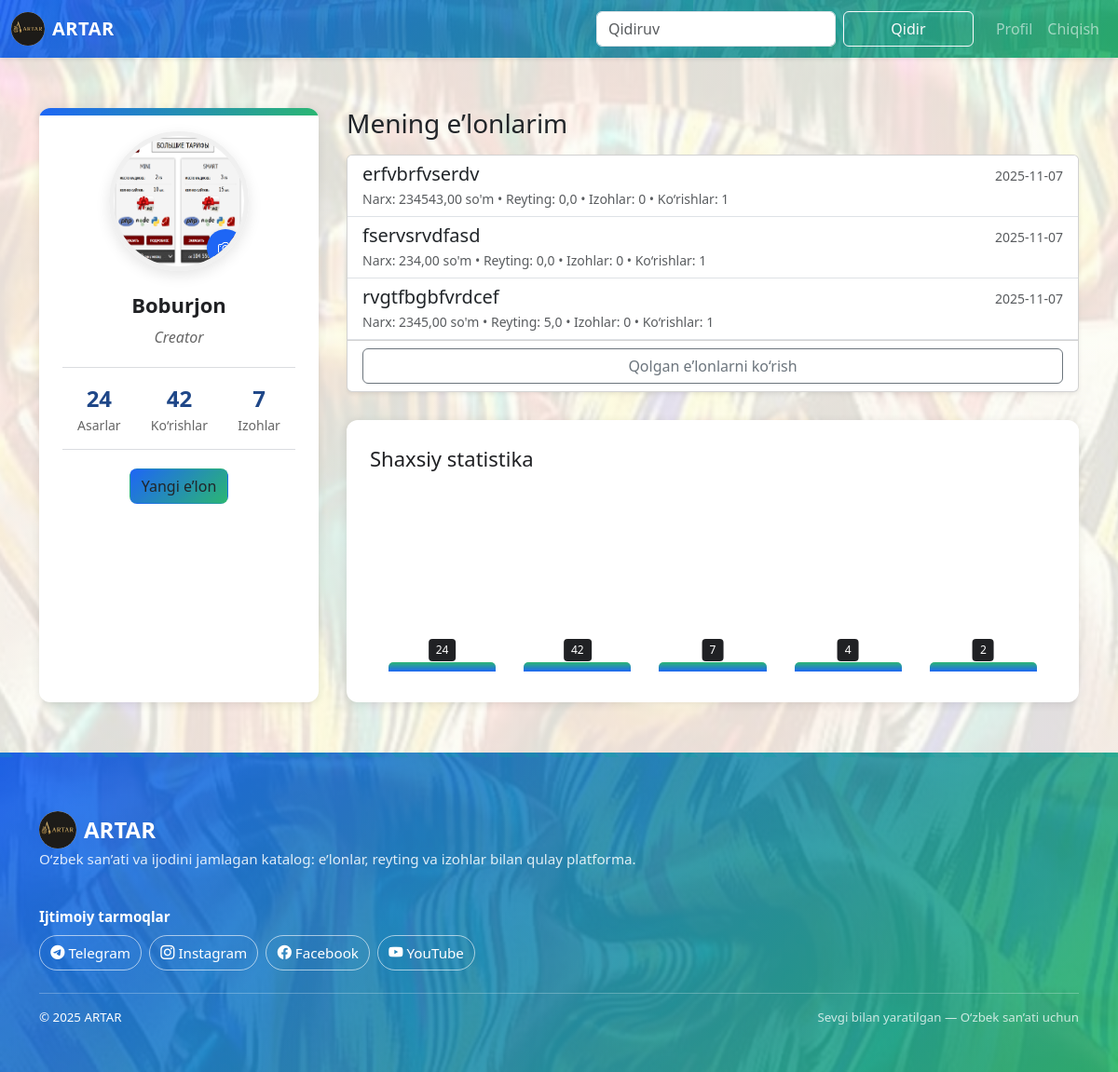
Before: /accounts/dashboard/ (signed in) with the older database file.
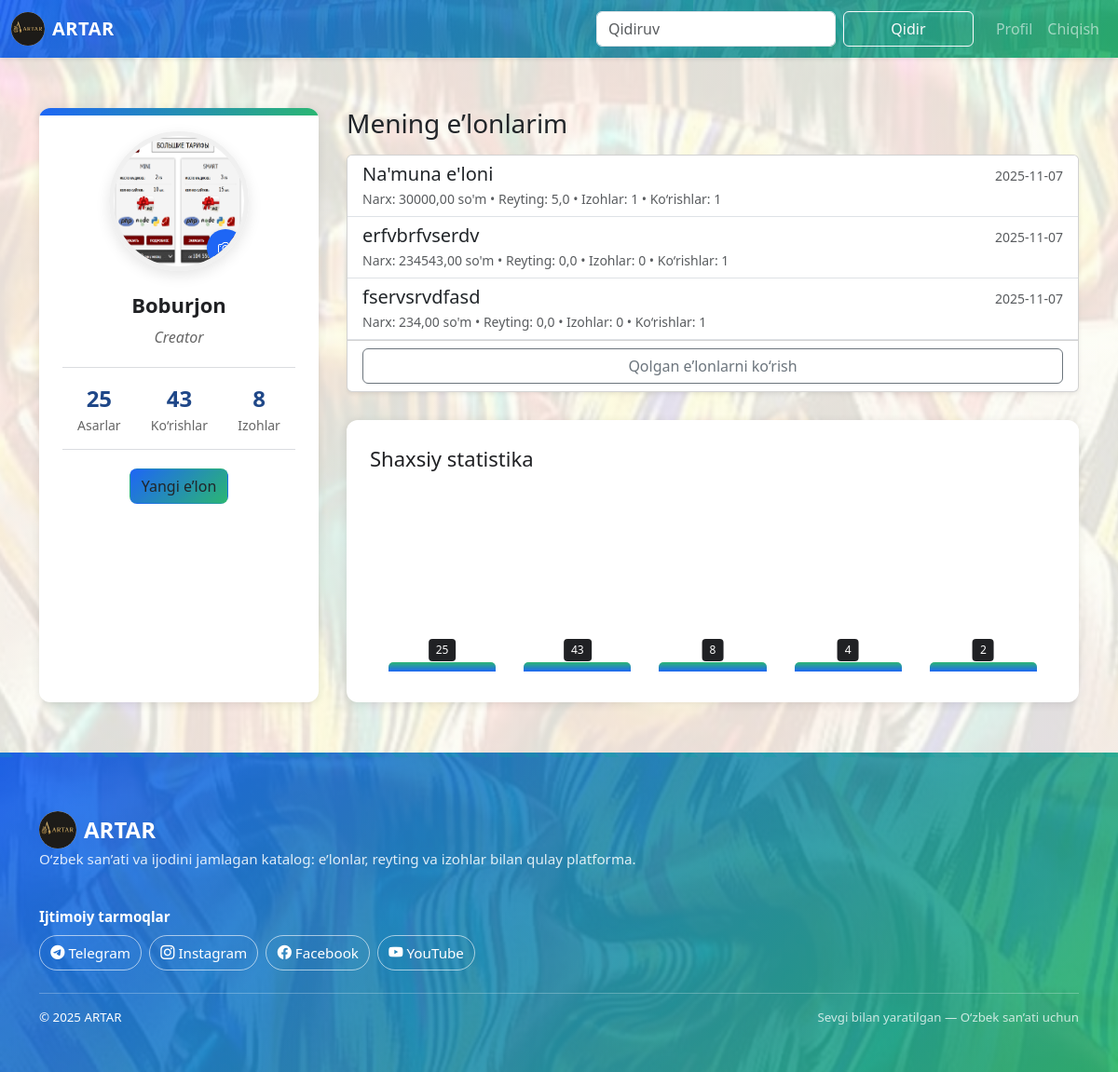
After: the same page with the newer database file.
### accounts/models.py (models this page shows, shortened)
class Profile(models.Model):
    user = models.OneToOneField(User, on_delete=models.CASCADE, related_name='profile')
    contact = models.CharField(max_length=255, blank=True)
    bio = models.TextField(blank=True)
    avatar = models.ImageField(upload_to=avatar_upload_to, blank=True, null=True)
    telegram = models.URLField(blank=True)
    instagram = models.URLField(blank=True)
    youtube = models.URLField(blank=True)

### catalog/models.py (models this page shows, shortened)
class Artwork(models.Model):
    author = models.ForeignKey(User, on_delete=models.CASCADE, related_name='artworks')
    title = models.CharField(max_length=200)
    slug = models.SlugField(max_length=220, unique=True, blank=True)
    description = models.TextField(blank=True)
    price = models.DecimalField(max_digits=12, decimal_places=2, validators=[MinValueValidator(0)])
    contact = models.CharField(max_length=255)
    category = models.ForeignKey(Category, on_delete=models.SET_NULL, null=True, related_name='artworks')
    created = models.DateTimeField(auto_now_add=True)
    updated = models.DateTimeField(auto_now=True)
    class Meta:
        ordering = ['-created']
        indexes = [models.Index(fields=['slug'])]

### accounts/views.py (the view)
# urls.py: path('dashboard/', views.dashboard, name='dashboard'),
@login_required
def dashboard(request):
    arts = (
        Artwork.objects.filter(author=request.user)
        .annotate(
            views_count=Count('views'),
            avg_rating=Avg('ratings__value'),
            comments_count=Count('comments'),
        )
        .select_related('category')
        .prefetch_related('images')
        .order_by('-created')
    )
    comments = (
        Comment.objects.filter(artwork__author=request.user)
        .select_related('user', 'artwork')
        .order_by('-created')[:20]
    )
    total_arts = arts.count()
    total_comments = comments.count()
    total_views = arts.aggregate(s=Sum('views_count'))['s'] or 0
    metrics = [
        ("Asarlar", total_arts),
        ("Ko‘rishlar", total_views),
        ("Izohlar", total_comments),
        ("Reytinglar", int(arts.aggregate(r=Avg('avg_rating'))['r'] or 0)),
        ("Kategoriyalar", arts.values('category').distinct().count()),
    ]
    max_val = max([v for _, v in metrics] + [1])
    stats_bars = [{
        'label': label,
        'value': value,
        'percent': int((value / max_val) * 100) if max_val else 0
    } for label, value in metrics]
    ctx = {
        'arts': arts,
        'comments': comments,
        'total_arts': total_arts,
        'total_comments': total_comments,
        'total_views': total_views,
        'stats_bars': stats_bars,
    }
    return render(request, 'accounts/dashboard.html', ctx)

### catalog/context_processors.py (called while the page is built)
def nav_categories(request):
    return {"nav_categories": Category.objects.all()}

### templates/accounts/dashboard.html (shortened to what this page needs)
{% extends 'base.html' %}
{% block content %}
<div class="main-content profile-grid">
  <div class="profile-card">
    <div class="avatar-container">
      {% if user.profile.avatar %}
        <img src="{{ user.profile.avatar.url }}" alt="avatar" class="avatar-placeholder">
      {% else %}
        <div class="avatar-placeholder"><span class="bi bi-person" style="font-size:3rem;"></span></div>
      {% endif %}
      <a href="{% url 'accounts:profile_edit' %}" class="avatar-upload"><span class="bi bi-camera"></span></a>
    </div>
    <div class="username">{{ user.username }}</div>
    <div class="user-bio">{{ user.profile.bio|default:"Bio yozilmagan" }}</div>
    <div class="profile-stats">
      <div class="stat">
        <div class="stat-value">{{ total_arts }}</div>
        <div class="stat-label">Asarlar</div>
      </div>
      <div class="stat">
        <div class="stat-value">{{ total_views }}</div>
        <div class="stat-label">Ko‘rishlar</div>
      </div>
      <div class="stat">
        <div class="stat-value">{{ total_comments }}</div>
        <div class="stat-label">Izohlar</div>
      </div>
    </div>
    <div class="profile-actions">
      <a href="{% url 'catalog:create' %}" class="btn">Yangi e’lon</a>
    </div>
  </div>
  <div>
    <h3 class="mb-3">Mening e’lonlarim</h3>
    <div class="card shadow-sm mb-3">
      <div class="list-group list-group-flush">
        {% for art in arts|slice:":3" %}
        <a class="list-group-item list-group-item-action" href="{% url 'catalog:detail' art.slug %}">
          <div class="d-flex w-100 justify-content-between align-items-center">
            <h5 class="mb-1">{{ art.title }}</h5>
            <small class="text-muted">{{ art.created|date:"Y-m-d" }}</small>
          </div>
          <div class="small text-muted">Narx: {{ art.price }} so'm • Reyting: {{ art.avg_rating|default:0|floatformat:1 }} • Izohlar: {{ art.comments_count }} • Ko‘rishlar: {{ art.views_count }}</div>
        </a>
        {% endfor %}
      </div>
      {% if arts|length > 3 %}
      <div class="card-footer bg-transparent">
        <button class="btn btn-outline-secondary w-100" data-bs-toggle="collapse" data-bs-target="#moreArts" aria-expanded="false" aria-controls="moreArts">Qolgan e’lonlarni ko‘rish</button>
      </div>
      {% endif %}
    </div>
    <div class="stats-section">
      <div class="stats-title">Shaxsiy statistika</div>
      <div class="chart">
        {% for b in stats_bars %}
        <div class="chart-bar" data-label="{{ b.label }}" style="height: {{ b.percent }}%;">
          <div class="chart-value">{{ b.value }}</div>
        </div>
        {% endfor %}
      </div>
    </div>
    </div>
  </div>
{% endblock %}
{% load static qparams %}
{% user_listing_stats request.user as stats %}
      {% url 'catalog:create' as create_url_fallback %}
      {% url 'accounts:profile_edit' as profile_edit_url_fallback %}

### templates/base.html (shortened to what this page needs)
{% load static %}
{% load crispy_forms_tags %}
<!doctype html>
<html lang="uz">
  <head>
    <link href="https://cdn.jsdelivr.net/npm/bootstrap@5.3.3/dist/css/bootstrap.min.css" rel="stylesheet">
    <link href="https://cdn.jsdelivr.net/npm/bootstrap-icons@1.11.3/font/bootstrap-icons.min.css" rel="stylesheet">
    <link href="{% static 'css/site.css' %}" rel="stylesheet">
  </head>
  <body class="uzb-bg">
    <nav class="navbar navbar-expand-lg navbar-dark bg-dark sticky-top shadow-sm">
      <div class="container-fluid">
        <a class="navbar-brand d-flex align-items-center gap-2" href="/">
          <img src="{% static 'img/logo.png' %}" alt="ARTAR" class="brand-badge">
          <span class="brand-text fw-bold text-white">ARTAR</span>
        </a>
        <div class="collapse navbar-collapse" id="navbarSupportedContent">
          <form class="d-flex ms-auto my-2 my-lg-0" role="search" method="get" action="/">
            <input id="navSearch" class="form-control me-2" type="search" placeholder="Qidiruv" aria-label="Search" name="title" autocomplete="off" value="">
            <button class="btn btn-outline-light" type="submit">Qidir</button>
          </form>
          <ul class="navbar-nav ms-3">
            {% if user.is_authenticated %}
            <li class="nav-item"><a class="nav-link" href="{% url 'accounts:dashboard' %}">Profil</a></li>
            <li class="nav-item"><a class="nav-link" href="{% url 'logout' %}">Chiqish</a></li>
            {% else %}
            <li class="nav-item"><a class="nav-link" href="{% url 'login' %}">Kirish</a></li>
            <li class="nav-item"><a class="nav-link" href="{% url 'accounts:register' %}">Ro‘yxatdan o‘tish</a></li>
            {% endif %}
          </ul>
        </div>
      </div>
    </nav>
    <main class="container py-4">
      {% block content %}{% endblock %}
    </main>
    <footer class="footer footer-advanced mt-auto">
      <div class="container py-5">
        <div class="row g-4 justify-content-between align-items-start">
          <div class="col-12 col-md-auto">
            <div class="footer-brand d-flex align-items-center gap-2">
              <img src="{% static 'img/logo.png' %}" alt="ARTAR" class="brand-badge-lg">
              <span>ARTAR</span>
            </div>
            <p class="footer-text">O‘zbek san’ati va ijodini jamlagan katalog: e’lonlar, reyting va izohlar bilan qulay platforma.</p>
          </div>
          <div class="col-12 col-md-auto">
            <div class="footer-heading">Ijtimoiy tarmoqlar</div>
            <div class="d-flex gap-2 flex-md-nowrap flex-wrap justify-content-start">
              <a class="social-btn" href="https://t.me/artar_uz" target="_blank" rel="noopener"><i class="bi bi-telegram me-1"></i>Telegram</a>
              <a class="social-btn" href="https://www.instagram.com/artar.uz" target="_blank" rel="noopener"><i class="bi bi-instagram me-1"></i>Instagram</a>
              <a class="social-btn" href="https://www.facebook.com/profile.php?id=61583163936955" target="_blank" rel="noopener"><i class="bi bi-facebook me-1"></i>Facebook</a>
              <a class="social-btn" href="https://www.youtube.com/@artar_uz" target="_blank" rel="noopener"><i class="bi bi-youtube me-1"></i>YouTube</a>
            </div>
          </div>
        </div>
        <div class="footer-bottom small mt-4 d-flex flex-column flex-md-row justify-content-between align-items-center">
          <div>© {% now 'Y' %} ARTAR</div>
          <div class="opacity-75">Sevgi bilan yaratilgan — O‘zbek san’ati uchun</div>
        </div>
      </div>
    </footer>
  </body>
  </html>

Changed rows visible on the page:
no longer on this page (row unchanged): Artwork: title "rvgtfbgbfvrdcef", created "2025-11-07", price "2345,00", avg_rating "5,0", comments_count "0", views_count "1"
added Artwork: title "Na'muna e'loni", created "2025-11-07", price "30000,00", avg_rating "5,0", comments_count "1", views_count "1"
Other visible differences:
{{ total_arts }}: "24" → "25"
{{ total_views }}: "42" → "43"
{{ total_comments }}: "7" → "8"
new list line: "25"
new list line: "43"
new list line: "8"
list line gone: "24"
list line gone: "42"
list line gone: "7"
